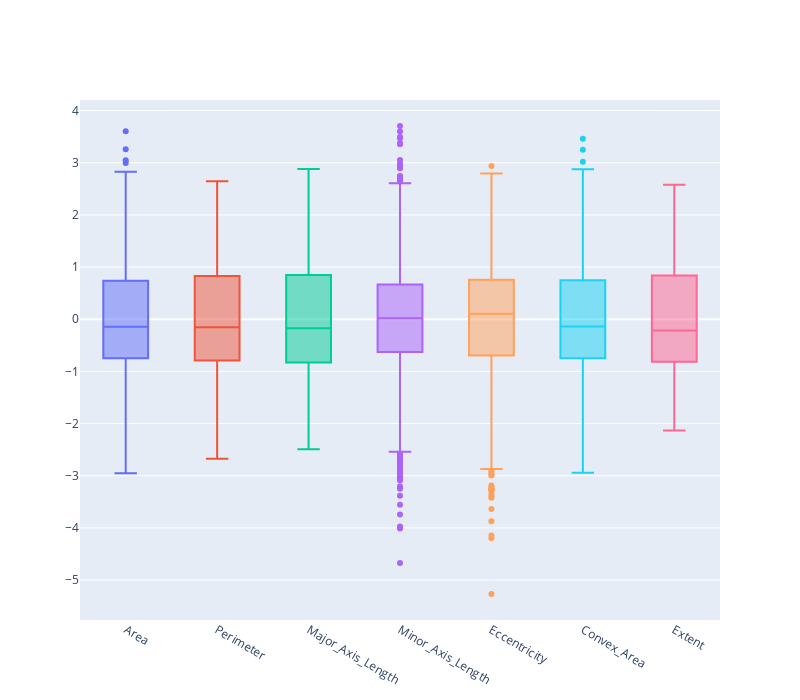

The cell this chart's notebook holds for it:
### Code cell
standard = (df-df.mean())/df.std()

fig = go.Figure()
for i in standard.columns:
    fig.add_trace(go.Box(y=standard[str(i)], name=str(i)))
fig.update_layout(showlegend=False,height = 700, width=800)
fig.show()

### Figure 1 — Plotly figure (JSON) as saved in the notebook; plotly's stock layout.template omitted (floating-point values rounded to 4 significant figures; data arrays with more than 128 entries replaced by an {"elided": "..."} marker saying what was removed)
{"data": [{"name": "Area", "type": "box", "y": {"elided": "3810 float values"}}, {"name": "Perimeter", "type": "box", "y": {"elided": "3810 float values"}}, {"name": "Major_Axis_Length", "type": "box", "y": {"elided": "3810 float values"}}, {"name": "Minor_Axis_Length", "type": "box", "y": {"elided": "3810 float values"}}, {"name": "Eccentricity", "type": "box", "y": {"elided": "3810 float values"}}, {"name": "Convex_Area", "type": "box", "y": {"elided": "3810 float values"}}, {"name": "Extent", "type": "box", "y": {"elided": "3810 float values"}}], "layout": {"height": 700, "showlegend": false, "width": 800, "xaxis": {"autorange": true, "range": [-0.5, 6.5], "type": "category"}, "yaxis": {"autorange": true, "range": [-5.765, 4.203], "type": "linear"}}}
